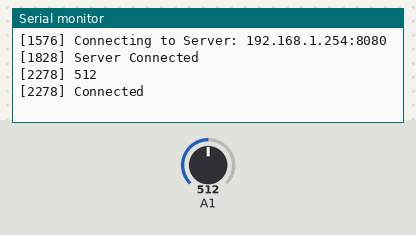
This sketch was run on a simulated Arduino Uno, built with avr-gcc and run on an emulated ATmega328P. Shown: the last lines printed to the serial monitor. Inputs (shaded band) come from the test bench; at power-on: A1 = 512. WiFi joins after 1.5 s; servers stay silent unless stated.

Above: at 2.7 s.
2.8 s: A1 set to 716
At 3.82 s:
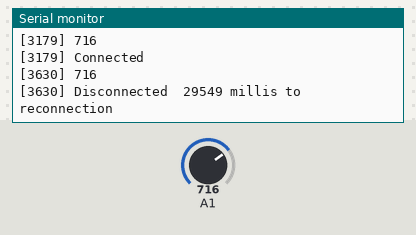
5.3 s: A1 set to 900
At 5.33 s:
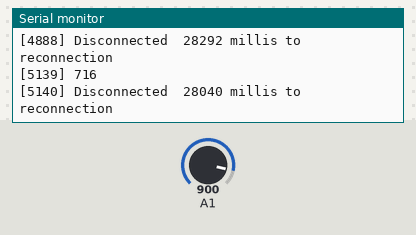
Timing chart, 0 to 8.3 s (numbered marks = the images above; inputs shaded):
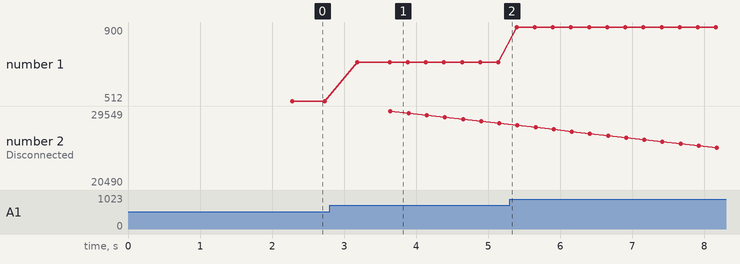

Measured:
- after the input at 2.8 s, the serial monitor: prints a new line after 0.38 s (image 1)
- plotted number 1: 512 → 716 after the input at 2.8 s, 716 → 900 after the input at 5.3 s

The sketch:

CommandV2.ino
```cpp
#define ID 0x02
#define LOG(s) Serial.print("[" + String(millis()) + "] ") +  Serial.print(s)
#define PRINT(s) Serial.print(s)
#define IPString(a) (String(a[0], DEC) + "." + String(a[1], DEC) + "." + String(a[2], DEC) + "." + String(a[3], DEC))

#include <SPI.h>
#include <Ethernet.h>
#include "SyncCommand.h"

//Local
IPAddress ip(192, 168, 1, ID);
byte mac[] = {0xDE, 0xAD, 0xBE, 0xEF, 0xFE, ID};

//Server
IPAddress host(192, 168, 1, 254);
int port = 8080;

EthernetClient client;
SyncCommand Sync;

uint32_t retry = 30000;
uint32_t prevRun = 0;

void setup() {
  Serial.begin(9600);
  LOG("Serial Started\r\n");
  if (!Ethernet.begin(mac)) {
    LOG("DHCP Failed\r\nUsing Preset IP\r\n");
    Ethernet.begin(mac, ip);
  }
  LOG("Ethernet Started\r\n");
  LOG("IP Address: " + IPString(Ethernet.localIP()) + "\r\n");
  Sync.begin(client, Serial);
  Sync.addFunction((byte)0x03, onStringRecevied);
}

void loop() {
  connect();
  //The code start here
  delay(250);
  LOG(String(analogRead(A1)) + "\r\n");
  if (client && client.connected()) LOG("Connected\r\n");
  else LOG("Disconnected\t" + String(prevRun - millis()) + " millis to reconnection\r\n");
}

void connect() { // don't change
  if ((!client || !client.connected()) && millis() > prevRun) {
    client.stop();
    LOG("Connecting to Server: " + IPString(host) + ":" + String(port) + "\r\n");
    client.connect(host, port);
    uint32_t timeout = millis() + 5000;
    //while (!client.connected() && millis() < timeout);
    if (!client.connected()) {
      LOG("Timeout\r\n");
      client.stop();
    }
    else {
      LOG("Server Connected\r\n");
      client.print("Connected\t");
    }
    prevRun = millis() + retry;
  }
  if (client && client.connected()) {
    prevRun = millis() + retry;
    if(millis() )
    Sync.run(200);
  }
}

String onStringRecevied() {
  String str = Sync.getString();
  Serial.println("->" + str);
  if (str.equalsIgnoreCase("millis")) {
    return String(millis());
  }
  else if (str.equalsIgnoreCase("Status")) {
    return String(analogRead(A1));
  }
  return "NA";
}
```

SyncCommand.h
```cpp
#include "Arduino.h"

#ifndef SYNC_COMMAND_H
#define SYNC_COMMAND_H

#ifndef NUM_FUNCTION
#define NUM_FUNCTION 32
#endif

typedef String (*callBackFunction)(void);

class SyncCommand {
  private:
    Stream* stream;
    Stream* debugStream;
    int fxIndex = 0;
    byte keyByte[NUM_FUNCTION];
    callBackFunction fx[NUM_FUNCTION];
    size_t debug(String);
  public:
    void begin(Stream&);
    void begin(Stream&, Stream&);
    void addDebugStream(Stream&);
    int addFunction(byte, callBackFunction);

    int available();
    byte getByte();
    char getChar();
    unsigned int getUInt();
    int getInt();
    unsigned long getULong();
    long getLong();
    String getString();

    int run(uint32_t = 2000);
};

#endif

size_t SyncCommand::debug(String str) {
  if (!debugStream) return 0;
  return (debugStream->print("[" + String(millis()) + "] ") + debugStream->print(str));
}

void SyncCommand::begin(Stream& s) {
  stream = &s;
  fxIndex = 0;
}


void SyncCommand::begin(Stream& s, Stream& d) {
  stream = &s;
  fxIndex = 0;
  addDebugStream(d);
}

void SyncCommand::addDebugStream(Stream& d) {
  debugStream = &d;
  debug("Debug Stream Added\n");
}

int SyncCommand::addFunction(byte kb, callBackFunction p) {
  if (fxIndex > NUM_FUNCTION) {
    return -1;
  }
  else {
    for (int i = 0; i < fxIndex; i++)
      if (keyByte[i] == kb) {
        return -1;
      }
    fx[fxIndex] = p;
    keyByte[fxIndex] = kb;
    debug("Function added at index of " + String(fxIndex++) + " with keyByte: 0x" + String(kb, HEX) + "\r\n");
  }
}

//Data Processing
int SyncCommand::available() {
  return stream->available();
}

byte SyncCommand::getByte() {
  if (available() < 1) return 0;
  return (byte)stream->read();
}

char SyncCommand::getChar() {
  if (available() < 1) return 0;
  return (char)stream->read();
}

unsigned int SyncCommand::getUInt() {
  if (available() < 2) return 0;
  return ((unsigned int)stream->read() | (unsigned int)stream->read() << 8);
}

int SyncCommand::getInt() {
  if (available() < 2) return 0;
  return ((int)stream->read() | (int)stream->read() << 8);
}

unsigned long SyncCommand::getULong() {
  if (available() < 4) return 0;
  return ((unsigned long)stream->read() | (unsigned long)stream->read() << 8 | (unsigned long)stream->read() << 16 | (unsigned long)stream->read() << 24);
}

long SyncCommand::getLong() {
  if (available() < 4) return 0;
  return ((long)stream->read() | (long)stream->read() << 8 | (long)stream->read() << 16 | (long)stream->read() << 24);
}

String SyncCommand::getString() {
  return stream->readString();
}

int SyncCommand::run(uint32_t timeout) {
  uint32_t time = millis() + timeout;
  while (!stream->available() && millis() < time);
  if(!stream->available()) return -1;

  byte c = stream->peek();
    for (int i = 0; i < fxIndex; i++) {
      if (keyByte[i] == c) {
        stream->read();
        delay(100);
        stream->print(fx[i]());
        return keyByte[i];
      }
    }
    debug("Byte available but not a keyByte!");
    return stream->read();
}
```
